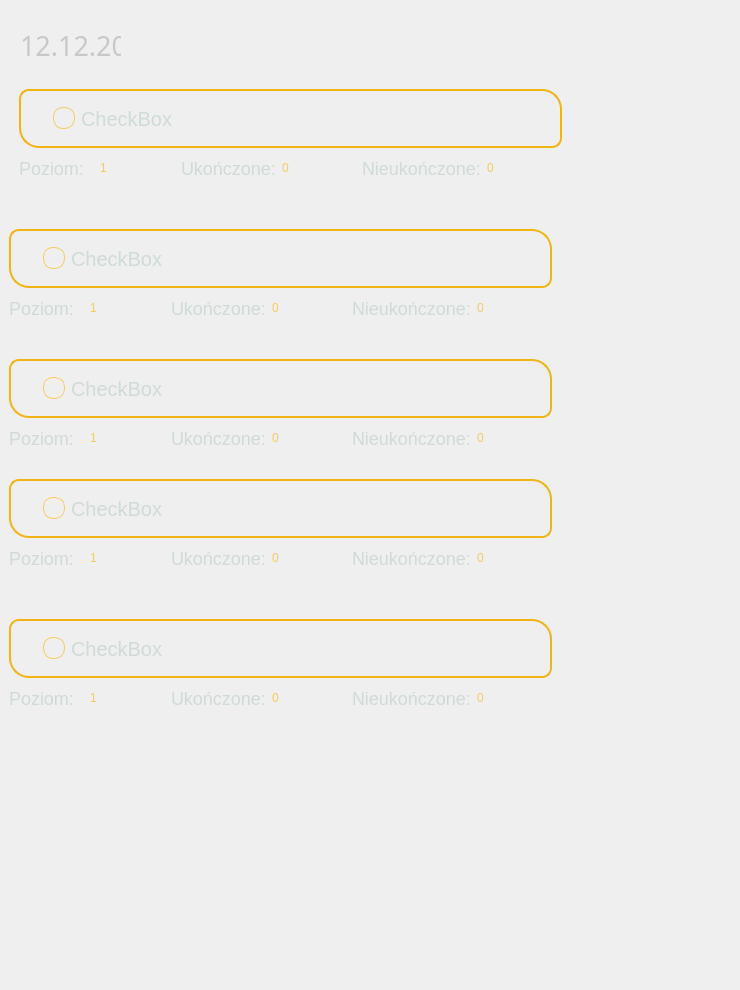
    <widget class="QWidget" name="MainPage">
     <widget class="QGroupBox" name="groupBox">
      <property name="geometry">
       <rect>
        <x>0</x>
        <y>0</y>
        <width>731</width>
        <height>981</height>
       </rect>
      </property>
      <property name="styleSheet">
       <string notr="true">QGroupBox
{
border:none;
}	

QCheckBox{
border: 1px solid rgba(245, 203, 92, 0.7);
color: #CFDBD5;
  padding: 15px 32px;
    border-radius: 10px;
  font-size: 20px;
font: &quot;Bahnschrift&quot;;
}
QCheckBox:checked{
  color: #CFDBD5;
  padding: 15px 32px;
    border-radius: 10px;
  font-size: 20px;
border: 2px solid rgb(83, 192, 101,0.7);

}

QCheckBox::indicator {
color: black;
width: 20px;
height: 20px;
border-style: solid;
border-color: #F5CB5C;
    border-radius: 10px;
border-width: 1px;
}

QCheckBox::indicator:checked {
    color: black;
image: url(:/images/cbico.png);
border: none;
border: 1px solid #333533;

}</string>
      </property>
      <property name="title">
       <string/>
      </property>
      <widget class="QLabel" name="CurrentDateLabel">
       <property name="geometry">
        <rect>
         <x>20</x>
         <y>20</y>
         <width>101</width>
         <height>50</height>
        </rect>
       </property>
       <property name="minimumSize">
        <size>
         <width>0</width>
         <height>50</height>
        </size>
       </property>
       <property name="font">
        <font>
         <family>Bahnschrift</family>
         <pointsize>20</pointsize>
         <weight>50</weight>
         <italic>false</italic>
         <bold>false</bold>
         <kerning>true</kerning>
        </font>
       </property>
       <property name="styleSheet">
        <string notr="true">color:#C8C8C8;</string>
       </property>
       <property name="text">
        <string>12.12.20</string>
       </property>
       <property name="alignment">
        <set>Qt::AlignLeading|Qt::AlignLeft|Qt::AlignVCenter</set>
       </property>
      </widget>
      <widget class="QGroupBox" name="groupBox_3">
       <property name="geometry">
        <rect>
         <x>10</x>
         <y>80</y>
         <width>561</width>
         <height>111</height>
        </rect>
       </property>
       <property name="styleSheet">
        <string notr="true">QGroupBox
{
border:none;
}</string>
       </property>
       <property name="title">
        <string/>
       </property>
       <layout class="QGridLayout" name="gridLayout">
        <item row="0" column="0" colspan="6">
         <widget class="QCheckBox" name="Task1">
          <property name="styleSheet">
           <string notr="true">	
QCheckBox{
border: 2px solid rgb(240, 181, 20);
border-bottom-left-radius:  20px;
border-top-right-radius:  20px;
color: #CFDBD5;
font: 75 20pt &quot;Bahnschrift&quot;;
}
QCheckBox:checked{
color: #CFDBD5;
  padding: 15px 32px;
border: 2px solid rgb(240, 181, 20);
border-bottom-left-radius:  20px;
border-top-right-radius:  20px;
  font-size: 20px;
font: &quot;Bahnschrift&quot;;

}

QCheckBox::indicator {
color: black;
image: url(:/images/TaskNotDone.png);
border: none;
border: 1px solid #333533;
width: 48px;
height :48px;
}

QCheckBox::indicator:checked {
color: black;
image: url(:/images/TaskDone.png);
border: none;
border: 1px solid #333533;
width: 48px;
height :48px;

}</string>
          </property>
          <property name="text">
           <string>CheckBox</string>
          </property>
         </widget>
        </item>
        <item row="1" column="0">
         <widget class="QLabel" name="label1">
          <property name="styleSheet">
           <string notr="true">  font-size: 18px;
font: 75 18pt &quot;Bahnschrift&quot;;
color: #CFDBD5;</string>
          </property>
          <property name="text">
           <string>Poziom:</string>
          </property>
         </widget>
        </item>
        <item row="1" column="1">
         <widget class="QLabel" name="Task1Level">
          <property name="styleSheet">
           <string notr="true">
font: 75 18pt &quot;Bahnschrift&quot;;
color: #F5CB5C;</string>
          </property>
          <property name="text">
           <string>1</string>
          </property>
         </widget>
        </item>
        <item row="1" column="2">
         <widget class="QLabel" name="label2">
          <property name="styleSheet">
           <string notr="true">  font-size: 18px;
font: 75 18pt &quot;Bahnschrift&quot;;
color: #CFDBD5;</string>
          </property>
          <property name="text">
           <string>Ukończone:</string>
          </property>
         </widget>
        </item>
        <item row="1" column="3">
         <widget class="QLabel" name="Task1Done">
          <property name="styleSheet">
           <string notr="true">font: 75 18pt &quot;Bahnschrift&quot;;
color: #F5CB5C;</string>
          </property>
          <property name="text">
           <string>0</string>
          </property>
         </widget>
        </item>
        <item row="1" column="4">
         <widget class="QLabel" name="label3">
          <property name="styleSheet">
           <string notr="true">  font-size: 18px;
font: 75 18pt &quot;Bahnschrift&quot;;
color: #CFDBD5;</string>
          </property>
          <property name="text">
           <string>Nieukończone:</string>
          </property>
         </widget>
        </item>
        <item row="1" column="5">
         <widget class="QLabel" name="Task1Failed">
          <property name="styleSheet">
           <string notr="true"> font: 75 18pt &quot;Bahnschrift&quot;;
color: #F5CB5C;</string>
          </property>
          <property name="text">
           <string>0</string>
          </property>
         </widget>
        </item>
       </layout>
      </widget>
      <widget class="QGroupBox" name="groupBox_5">
       <property name="geometry">
        <rect>
         <x>0</x>
         <y>220</y>
         <width>561</width>
         <height>111</height>
        </rect>
       </property>
       <property name="styleSheet">
        <string notr="true">QGroupBox
{
border:none;
}</string>
       </property>
       <property name="title">
        <string/>
       </property>
       <layout class="QGridLayout" name="gridLayout_3">
        <item row="0" column="0" colspan="6">
         <widget class="QCheckBox" name="Task2">
          <property name="styleSheet">
           <string notr="true">	
QCheckBox{
border: 2px solid rgb(240, 181, 20);
border-bottom-left-radius:  20px;
border-top-right-radius:  20px;
color: #CFDBD5;
font: 75 20pt &quot;Bahnschrift&quot;;
}
QCheckBox:checked{
color: #CFDBD5;
  padding: 15px 32px;
border: 2px solid rgb(240, 181, 20);
border-bottom-left-radius:  20px;
border-top-right-radius:  20px;
  font-size: 20px;
font: &quot;Bahnschrift&quot;;

}

QCheckBox::indicator {
color: black;
image: url(:/images/TaskNotDone.png);
border: none;
border: 1px solid #333533;
width: 48px;
height :48px;
}

QCheckBox::indicator:checked {
color: black;
image: url(:/images/TaskDone.png);
border: none;
border: 1px solid #333533;
width: 48px;
height :48px;

}</string>
          </property>
          <property name="text">
           <string>CheckBox</string>
          </property>
         </widget>
        </item>
        <item row="1" column="0">
         <widget class="QLabel" name="label4">
          <property name="styleSheet">
           <string notr="true">  font-size: 18px;
font: 75 18pt &quot;Bahnschrift&quot;;
color: #CFDBD5;</string>
          </property>
          <property name="text">
           <string>Poziom:</string>
          </property>
         </widget>
        </item>
        <item row="1" column="1">
         <widget class="QLabel" name="Task2Level">
          <property name="styleSheet">
           <string notr="true">
font: 75 18pt &quot;Bahnschrift&quot;;
color: #F5CB5C;</string>
          </property>
          <property name="text">
           <string>1</string>
          </property>
         </widget>
        </item>
        <item row="1" column="2">
         <widget class="QLabel" name="label5">
          <property name="styleSheet">
           <string notr="true">  font-size: 18px;
font: 75 18pt &quot;Bahnschrift&quot;;
color: #CFDBD5;</string>
          </property>
          <property name="text">
           <string>Ukończone:</string>
          </property>
         </widget>
        </item>
        <item row="1" column="3">
         <widget class="QLabel" name="Task2Done">
          <property name="styleSheet">
           <string notr="true">font: 75 18pt &quot;Bahnschrift&quot;;
color: #F5CB5C;</string>
          </property>
          <property name="text">
           <string>0</string>
          </property>
         </widget>
        </item>
        <item row="1" column="4">
         <widget class="QLabel" name="label6">
          <property name="styleSheet">
           <string notr="true">  font-size: 18px;
font: 75 18pt &quot;Bahnschrift&quot;;
color: #CFDBD5;</string>
          </property>
          <property name="text">
           <string>Nieukończone:</string>
          </property>
         </widget>
        </item>
        <item row="1" column="5">
         <widget class="QLabel" name="Task2Failed">
          <property name="styleSheet">
           <string notr="true"> font: 75 18pt &quot;Bahnschrift&quot;;
color: #F5CB5C;</string>
          </property>
          <property name="text">
           <string>0</string>
          </property>
         </widget>
        </item>
       </layout>
      </widget>
      <widget class="QGroupBox" name="groupBox_6">
       <property name="geometry">
        <rect>
         <x>0</x>
         <y>350</y>
         <width>561</width>
         <height>111</height>
        </rect>
       </property>
       <property name="styleSheet">
        <string notr="true">QGroupBox
{
border:none;
}</string>
       </property>
       <property name="title">
        <string/>
       </property>
       <layout class="QGridLayout" name="gridLayout_4">
        <item row="0" column="0" colspan="6">
         <widget class="QCheckBox" name="Task3">
          <property name="styleSheet">
           <string notr="true">	
QCheckBox{
border: 2px solid rgb(240, 181, 20);
border-bottom-left-radius:  20px;
border-top-right-radius:  20px;
color: #CFDBD5;
font: 75 20pt &quot;Bahnschrift&quot;;
}
QCheckBox:checked{
color: #CFDBD5;
  padding: 15px 32px;
border: 2px solid rgb(240, 181, 20);
border-bottom-left-radius:  20px;
border-top-right-radius:  20px;
  font-size: 20px;
font: &quot;Bahnschrift&quot;;

}

QCheckBox::indicator {
color: black;
image: url(:/images/TaskNotDone.png);
border: none;
border: 1px solid #333533;
width: 48px;
height :48px;
}

QCheckBox::indicator:checked {
color: black;
image: url(:/images/TaskDone.png);
border: none;
border: 1px solid #333533;
width: 48px;
height :48px;

}</string>
          </property>
          <property name="text">
           <string>CheckBox</string>
          </property>
         </widget>
        </item>
        <item row="1" column="0">
         <widget class="QLabel" name="label7">
          <property name="styleSheet">
           <string notr="true">  font-size: 18px;
font: 75 18pt &quot;Bahnschrift&quot;;
color: #CFDBD5;</string>
          </property>
          <property name="text">
           <string>Poziom:</string>
          </property>
         </widget>
        </item>
        <item row="1" column="1">
         <widget class="QLabel" name="Task3Level">
          <property name="styleSheet">
           <string notr="true">
font: 75 18pt &quot;Bahnschrift&quot;;
color: #F5CB5C;</string>
          </property>
          <property name="text">
           <string>1</string>
          </property>
         </widget>
        </item>
        <item row="1" column="2">
         <widget class="QLabel" name="label8">
          <property name="styleSheet">
           <string notr="true">  font-size: 18px;
font: 75 18pt &quot;Bahnschrift&quot;;
color: #CFDBD5;</string>
          </property>
          <property name="text">
           <string>Ukończone:</string>
          </property>
         </widget>
        </item>
        <item row="1" column="3">
         <widget class="QLabel" name="Task3Done">
          <property name="styleSheet">
           <string notr="true">font: 75 18pt &quot;Bahnschrift&quot;;
color: #F5CB5C;</string>
          </property>
          <property name="text">
           <string>0</string>
          </property>
         </widget>
        </item>
        <item row="1" column="4">
         <widget class="QLabel" name="label9">
          <property name="styleSheet">
           <string notr="true">  font-size: 18px;
font: 75 18pt &quot;Bahnschrift&quot;;
color: #CFDBD5;</string>
          </property>
          <property name="text">
           <string>Nieukończone:</string>
          </property>
         </widget>
        </item>
        <item row="1" column="5">
         <widget class="QLabel" name="Task3Failed">
          <property name="styleSheet">
           <string notr="true"> font: 75 18pt &quot;Bahnschrift&quot;;
color: #F5CB5C;</string>
          </property>
          <property name="text">
           <string>0</string>
          </property>
         </widget>
        </item>
       </layout>
      </widget>
      <widget class="QGroupBox" name="groupBox_7">
       <property name="geometry">
        <rect>
         <x>0</x>
         <y>470</y>
         <width>561</width>
         <height>111</height>
        </rect>
       </property>
       <property name="styleSheet">
        <string notr="true">QGroupBox
{
border:none;
}</string>
       </property>
       <property name="title">
        <string/>
       </property>
       <layout class="QGridLayout" name="gridLayout_5">
        <item row="0" column="0" colspan="6">
         <widget class="QCheckBox" name="Task4">
          <property name="styleSheet">
           <string notr="true">	
QCheckBox{
border: 2px solid rgb(240, 181, 20);
border-bottom-left-radius:  20px;
border-top-right-radius:  20px;
color: #CFDBD5;
font: 75 20pt &quot;Bahnschrift&quot;;
}
QCheckBox:checked{
color: #CFDBD5;
  padding: 15px 32px;
border: 2px solid rgb(240, 181, 20);
border-bottom-left-radius:  20px;
border-top-right-radius:  20px;
  font-size: 20px;
font: &quot;Bahnschrift&quot;;

}

QCheckBox::indicator {
color: black;
image: url(:/images/TaskNotDone.png);
border: none;
border: 1px solid #333533;
width: 48px;
height :48px;
}

QCheckBox::indicator:checked {
color: black;
image: url(:/images/TaskDone.png);
border: none;
border: 1px solid #333533;
width: 48px;
height :48px;

}</string>
          </property>
          <property name="text">
           <string>CheckBox</string>
          </property>
         </widget>
        </item>
        <item row="1" column="0">
         <widget class="QLabel" name="label10">
          <property name="styleSheet">
           <string notr="true">  font-size: 18px;
font: 75 18pt &quot;Bahnschrift&quot;;
color: #CFDBD5;</string>
          </property>
          <property name="text">
           <string>Poziom:</string>
          </property>
         </widget>
        </item>
        <item row="1" column="1">
         <widget class="QLabel" name="Task4Level">
          <property name="styleSheet">
           <string notr="true">
font: 75 18pt &quot;Bahnschrift&quot;;
color: #F5CB5C;</string>
          </property>
          <property name="text">
           <string>1</string>
          </property>
         </widget>
        </item>
        <item row="1" column="2">
         <widget class="QLabel" name="label11">
          <property name="styleSheet">
           <string notr="true">  font-size: 18px;
font: 75 18pt &quot;Bahnschrift&quot;;
color: #CFDBD5;</string>
          </property>
          <property name="text">
           <string>Ukończone:</string>
          </property>
         </widget>
        </item>
        <item row="1" column="3">
         <widget class="QLabel" name="Task4Done">
          <property name="styleSheet">
           <string notr="true">font: 75 18pt &quot;Bahnschrift&quot;;
color: #F5CB5C;</string>
          </property>
          <property name="text">
           <string>0</string>
          </property>
         </widget>
        </item>
        <item row="1" column="4">
         <widget class="QLabel" name="label12">
          <property name="styleSheet">
           <string notr="true">  font-size: 18px;
font: 75 18pt &quot;Bahnschrift&quot;;
color: #CFDBD5;</string>
          </property>
          <property name="text">
           <string>Nieukończone:</string>
          </property>
         </widget>
        </item>
        <item row="1" column="5">
         <widget class="QLabel" name="Task4Failed">
          <property name="styleSheet">
           <string notr="true"> font: 75 18pt &quot;Bahnschrift&quot;;
color: #F5CB5C;</string>
          </property>
          <property name="text">
           <string>0</string>
          </property>
         </widget>
        </item>
       </layout>
      </widget>
      <widget class="QGroupBox" name="groupBox_8">
       <property name="geometry">
        <rect>
         <x>0</x>
         <y>610</y>
         <width>561</width>
         <height>111</height>
        </rect>
       </property>
       <property name="styleSheet">
        <string notr="true">QGroupBox
{
border:none;
}</string>
       </property>
       <property name="title">
        <string/>
       </property>
       <layout class="QGridLayout" name="gridLayout_6">
        <item row="0" column="0" colspan="6">
         <widget class="QCheckBox" name="Task5">
          <property name="styleSheet">
           <string notr="true">	
QCheckBox{
border: 2px solid rgb(240, 181, 20);
border-bottom-left-radius:  20px;
border-top-right-radius:  20px;
color: #CFDBD5;
font: 75 20pt &quot;Bahnschrift&quot;;
}
QCheckBox:checked{
color: #CFDBD5;
  padding: 15px 32px;
border: 2px solid rgb(240, 181, 20);
border-bottom-left-radius:  20px;
border-top-right-radius:  20px;
  font-size: 20px;
font: &quot;Bahnschrift&quot;;

}

QCheckBox::indicator {
color: black;
image: url(:/images/TaskNotDone.png);
border: none;
border: 1px solid #333533;
width: 48px;
height :48px;
}

QCheckBox::indicator:checked {
color: black;
image: url(:/images/TaskDone.png);
border: none;
border: 1px solid #333533;
width: 48px;
height :48px;

}</string>
          </property>
          <property name="text">
           <string>CheckBox</string>
          </property>
         </widget>
        </item>
        <item row="1" column="0">
         <widget class="QLabel" name="label13">
          <property name="styleSheet">
           <string notr="true">  font-size: 18px;
font: 75 18pt &quot;Bahnschrift&quot;;
color: #CFDBD5;</string>
          </property>
          <property name="text">
           <string>Poziom:</string>
          </property>
         </widget>
        </item>
        <item row="1" column="1">
         <widget class="QLabel" name="Task5Level">
          <property name="styleSheet">
           <string notr="true">
font: 75 18pt &quot;Bahnschrift&quot;;
color: #F5CB5C;</string>
          </property>
          <property name="text">
           <string>1</string>
          </property>
         </widget>
        </item>
        <item row="1" column="2">
         <widget class="QLabel" name="label14">
          <property name="styleSheet">
           <string notr="true">  font-size: 18px;
font: 75 18pt &quot;Bahnschrift&quot;;
color: #CFDBD5;</string>
          </property>
          <property name="text">
           <string>Ukończone:</string>
          </property>
         </widget>
        </item>
        <item row="1" column="3">
         <widget class="QLabel" name="Task5Done">
          <property name="styleSheet">
           <string notr="true">font: 75 18pt &quot;Bahnschrift&quot;;
color: #F5CB5C;</string>
          </property>
          <property name="text">
           <string>0</string>
          </property>
         </widget>
        </item>
        <item row="1" column="4">
         <widget class="QLabel" name="label15">
          <property name="styleSheet">
           <string notr="true">  font-size: 18px;
font: 75 18pt &quot;Bahnschrift&quot;;
color: #CFDBD5;</string>
          </property>
          <property name="text">
           <string>Nieukończone:</string>
          </property>
         </widget>
        </item>
        <item row="1" column="5">
         <widget class="QLabel" name="Task5Failed">
          <property name="styleSheet">
           <string notr="true"> font: 75 18pt &quot;Bahnschrift&quot;;
color: #F5CB5C;</string>
          </property>
          <property name="text">
           <string>0</string>
          </property>
         </widget>
        </item>
       </layout>
      </widget>
     </widget>
    </widget>
